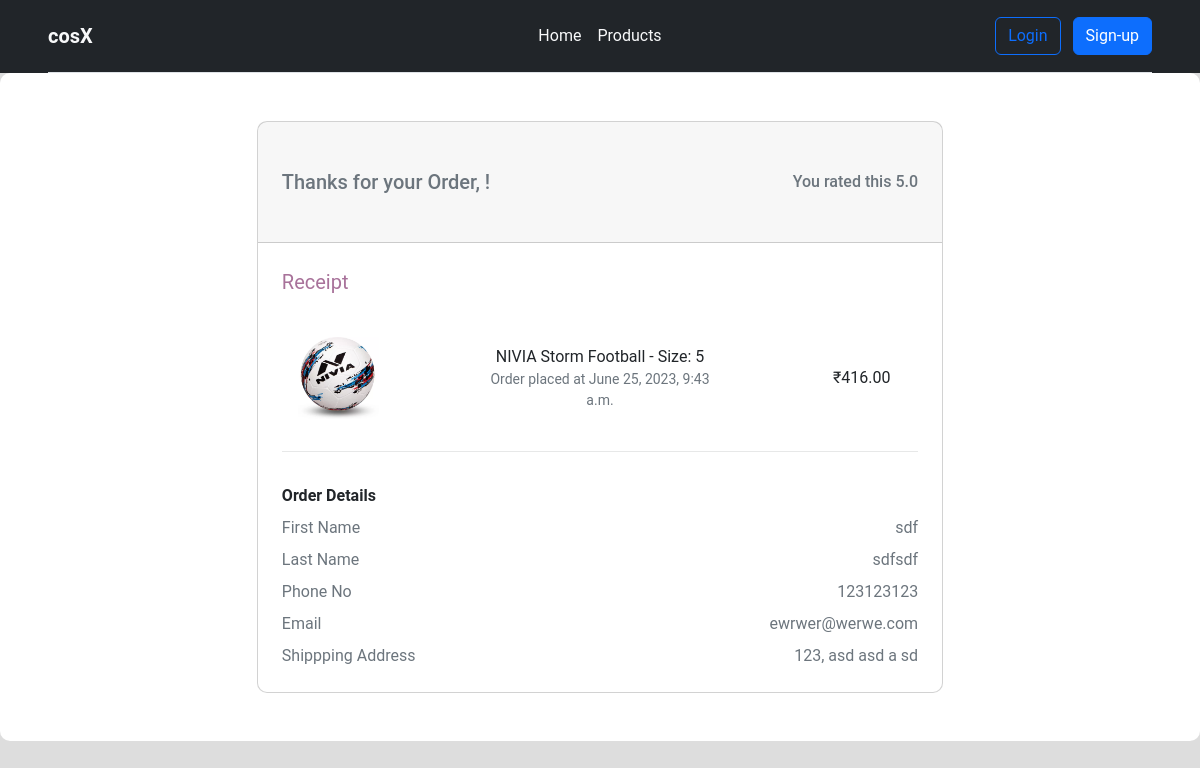
The app's page /orders/1 with its own data.
### cosx_home/models.py (models this page shows)
class Rating(models.Model):
    order = models.ForeignKey(Orders, on_delete=models.CASCADE)
    rating = models.DecimalField(max_digits=3, decimal_places=1)
    product = models.ForeignKey(Products, on_delete=models.CASCADE)

class Orders(models.Model):
    user = models.ForeignKey(User, on_delete=models.CASCADE)
    product = models.ForeignKey(Products, on_delete=models.CASCADE)
    order_date = models.DateTimeField(default=timezone.now())
    phoneNum = models.CharField(max_length=15, default="+911234567890")
    email = models.EmailField(max_length=50, default="johndoe@email.com")
    price = models.DecimalField(max_digits=7, decimal_places=2)
    addr1 = models.CharField(max_length=200)
    fname = models.CharField(max_length=100, default="John")
    lname = models.CharField(max_length=100, default="Doe")

class Products(models.Model):
    p_name = models.CharField(max_length=100)
    p_rating = models.DecimalField(max_digits=5, decimal_places=1)
    p_description = models.CharField(max_length=500)
    p_buycount = models.IntegerField()
    p_brand = models.CharField(max_length=100)
    p_category = models.CharField(max_length=100)
    p_image = models.ImageField(upload_to="static/images/")
    p_price = models.DecimalField(max_digits=7, decimal_places=2)

### cosx_home/views.py (the view, shortened to what this page needs)
# urls.py: path('orders/<int:pk>', views.order_details, name="orders_details"),
def order_details(request, pk):
    order = Orders.objects.filter(id=pk)[0]
    f = False
    rate_value = None
    if len(Rating.objects.filter(order=order)) == 0:
        f = True
    else:
        rate_value = Rating.objects.filter(order=order)[0].rating
    return render(request, 'cosx_home/order_details.html', context={'order': order, 'f': f, 'rating': rate_value})

### cosx_home/templates/cosx_home/order_details.html (shortened to what this page needs)
{% extends 'cosx_home/base.html' %}
{% load static %}
{% block content %}
<section class="h-100 gradient-custom">
  <div class="container py-5 h-100">
    <div class="row d-flex justify-content-center align-items-center h-100">
      <div class="col-lg-10 col-xl-8">
        <div class="card" style="border-radius: 10px;">
          <div class="card-header px-4 py-5 d-flex flex-row justify-content-between align-items-center">
            <h5 class="text-muted mb-0">Thanks for your Order, !</h5>
            {% if f %}
            <form method="POST">
                {% csrf_token %}
                <input style="" class="form-range"type="range" name="rating" list="tickmarks">
                <datalist id="tickmarks">
                    <option value="1" label="1">1</option>
                    <option value="2" label="2">2</option>
                    <option value="3" label="3">3</option>
                    <option value="4" label="4">4</option>
                    <option value="5" label="5">5</option>
                  </datalist>
                  <button type="submit" class="btn btn-primary p-2 text-sm"> Rate it</button>
            </form>
            {% else %}
            <h6 class="text-muted text-sm mb-0">You rated this {{ rating }}</h6>
            {% endif %}
          </div>
          <div class="card-body p-4">
            <div class="d-flex justify-content-between align-items-center mb-4">
              <p class="lead fw-normal mb-0" style="color: #a8729a;">Receipt</p>
            </div>
            <div class="card-body text-decoration-none">
                <div class="row d-flex flex-row justify-content-between">
                  <div class="col-md-2 d-flex flex-row align-center">
                    <img src="/{{order.product.p_image}}"
                      class="img-fluid" alt="Phone">
                  </div>
                  <div class="col-md-5 text-center d-flex flex-column justify-content-center align-items-center">
                    <p class=" mb-0 ">{{order.product.p_name}}</p>
                    <p class="text-muted mb-0 small">Order placed at {{ order.order_date }} </p>
                  </div>
                  <div class="col-md-2 text-center d-flex justify-content-center align-items-center">
                    <p class="text-dark mb-0 ">₹{{ order.price }}</p>
                  </div>
                </div>
            </div>
              <hr class="mb-4" style="background-color: #e0e0e0; opacity: 0.1;">
            <div class="d-flex justify-content-between pt-2">
              <p class="fw-bold mb-0">Order Details</p>
            </div>
            <div class="d-flex justify-content-between pt-2">
              <p class="text-muted mb-0">First Name</p>
              <p class="text-muted mb-0">{{order.fname}} </p>
            </div>
            <div class="d-flex justify-content-between pt-2">
              <p class="text-muted mb-0">Last Name</p>
              <p class="text-muted mb-0">{{order.lname}}</p>
            </div>
            <div class="d-flex justify-content-between pt-2">
              <p class="text-muted mb-0">Phone No</p>
              <p class="text-muted mb-0">{{order.phoneNum}}</p>
            </div>
            <div class="d-flex justify-content-between pt-2">
              <p class="text-muted mb-0">Email </p>
              <p class="text-muted mb-0">{{order.email}}</p>
            </div>
            <div class="d-flex justify-content-between pt-2">
              <p class="text-muted mb-0">Shippping Address </p>
              <p class="text-muted mb-0">{{order.addr1}}</p>
            </div>
          </div>
        </div>
      </div>
    </div>
  </div>
</section>
{% endblock content %}

### records on screen
Rating: rating "5.0"
Orders: product.p_image (picture), product.p_name "NIVIA Storm Football - Size: 5", order_date "June 25, 2023, 9:43 a.m.", price "416.00", fname "sdf", lname "sdfsdf", phoneNum "123123123", email "ewrwer@werwe.com", addr1 "123, asd asd a sd"
